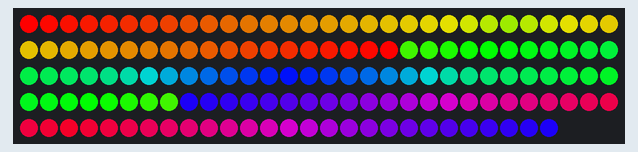
Recording of a program running on a simulated ESP8266 (Wemos D1 mini). On the bench: 147 RGB LEDs in strip order, left to right, continuing on the next row.

Above: at 0.6 s.
At 17.7 s:
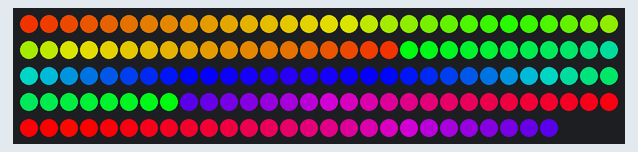
At 35.7 s:
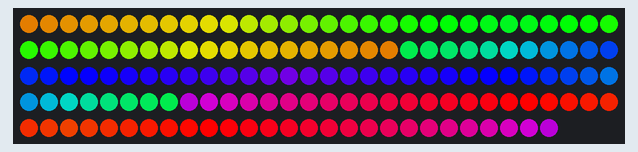

The program:

main.cpp
```cpp
#define HOSTNAME "utt-3-hoop" // utt-3-hoop.local
#define DEBUG_PORT Serial

// #define WIFI_ENABLED

#ifdef WIFI_ENABLED
#include <WiFiSetup.h>
#include <Debuggy.h>
#endif

#include <FastLED.h>
#define LED_TYPE WS2811
#define COLOR_ORDER GRB

const int LED_PIN       = D3;
const int LEDS_PER_HOOP = 49;
const int NUM_HOOPS     = 3;
const int NUM_LEDS      = NUM_HOOPS * LEDS_PER_HOOP;
const int BRIGHTNESS    = 255;

const int DELAY         = 1000;

CRGB leds[NUM_LEDS];

void FillAllHoopsFromBaseColorIndex(uint8_t colorIndex);
void FillHoopFromColorIndex(uint8_t hoopIndex, uint8_t colorIndex);

void setup() {
  delay(500);
  FastLED.addLeds<LED_TYPE, LED_PIN, COLOR_ORDER>(leds, NUM_LEDS)
    .setCorrection(TypicalLEDStrip);
  FastLED.setBrightness(BRIGHTNESS);
  Serial.begin(115200);

#ifdef WIFI_ENABLED
  initWiFiManager();
  initOTA();
  initTelnetDebug();
#endif
}

void loop() {
  static uint8_t baseColorIndex = 0;
  FillAllHoopsFromBaseColorIndex(baseColorIndex);
  FastLED.show();
  FastLED.delay(DELAY);
  baseColorIndex += 1;

#ifdef WIFI_ENABLED
  ArduinoOTA.handle();
#endif
}

void FillAllHoopsFromBaseColorIndex(uint8_t colorIndex) {
  for (int i = 0; i < NUM_HOOPS; i++) {
    uint8_t startColorIndex = (i * 85) + colorIndex;
    FillHoopFromColorIndex(i, startColorIndex);
  }
}

void FillHoopFromColorIndex(uint8_t hoopIndex, uint8_t colorIndex) {
  float newColorIndex = colorIndex;
  float colorIndexIncrement = 3;

  for (int i = 0; i < LEDS_PER_HOOP; i++) {
    int ledIndex = (hoopIndex * LEDS_PER_HOOP) + i;
    leds[ledIndex] = ColorFromPalette(RainbowColors_p, int(newColorIndex),
                                      BRIGHTNESS, LINEARBLEND);
    if (i < LEDS_PER_HOOP / 2) {
      newColorIndex += colorIndexIncrement;
    } else {
      newColorIndex -= colorIndexIncrement;
    }
  }
}
```
